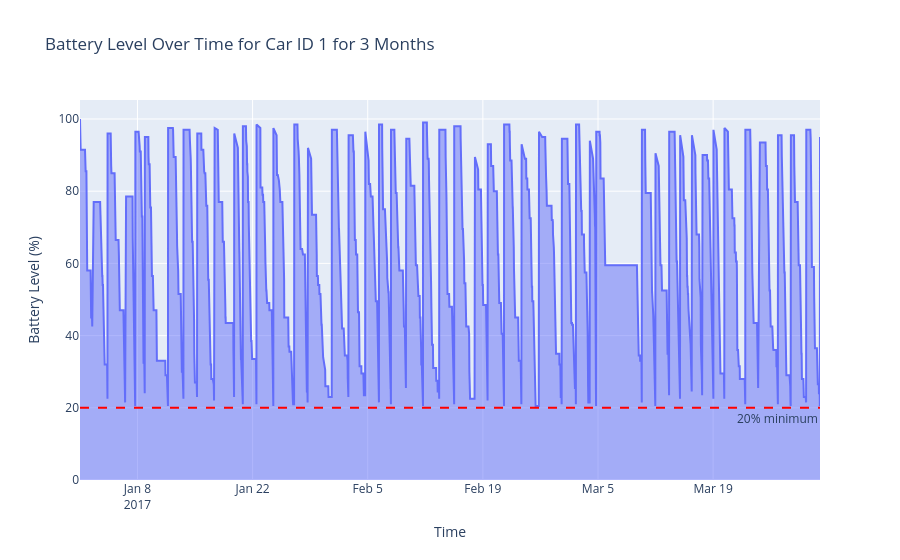

Notebook source saved alongside this figure:
### Code cell
fig = px.area(car_id_1, x="End", y="battery_left", title='Battery Level Over Time for Car ID 1 for 3 Months', 
              labels={'End': 'Time', 'battery_left': 'Battery Level (%)'})

fig.add_hline(
    y=20,
    line=dict(color='red', width=2, dash='dash'),
    annotation_text="20% minimum",
    annotation_position="bottom right"
)

fig.show()

### Figure 1 — Plotly figure (JSON) as saved in the notebook; plotly's stock layout.template omitted (floating-point values rounded to 4 significant figures; data arrays with more than 128 entries replaced by an {"elided": "..."} marker saying what was removed)
{"data": [{"fillpattern": {"shape": ""}, "hovertemplate": "Time=%{x}<br>Battery Level (%)=%{y}<extra></extra>", "legendgroup": "", "line": {"color": "#636efa"}, "marker": {"symbol": "circle"}, "mode": "lines", "name": "", "orientation": "v", "showlegend": false, "stackgroup": "1", "type": "scatter", "x": {"elided": "1796 str values"}, "xaxis": "x", "y": {"elided": "1796 float values"}, "yaxis": "y"}], "layout": {"annotations": [{"showarrow": false, "text": "20% minimum", "x": 1, "xanchor": "right", "xref": "x domain", "y": 20, "yanchor": "top", "yref": "y"}], "legend": {"tracegroupgap": 0}, "shapes": [{"line": {"color": "red", "dash": "dash", "width": 2}, "type": "line", "x0": 0, "x1": 1, "xref": "x domain", "y0": 20, "y1": 20, "yref": "y"}], "title": {"text": "Battery Level Over Time for Car ID 1 for 3 Months"}, "xaxis": {"anchor": "y", "domain": [0, 1], "title": {"text": "Time"}}, "yaxis": {"anchor": "x", "domain": [0, 1], "title": {"text": "Battery Level (%)"}}}}
